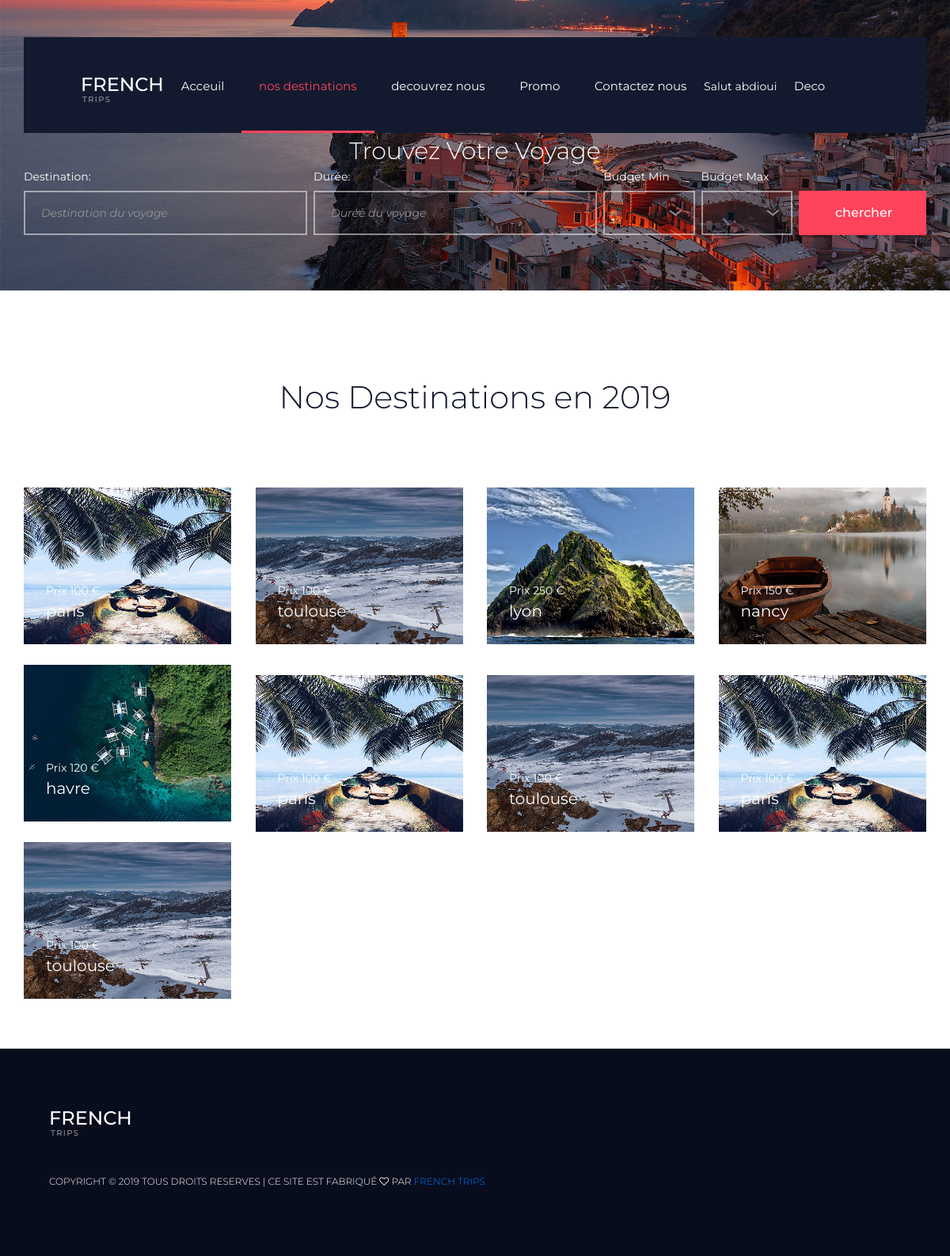
The page /nos_destinations.php (signed in) on the database its author committed.
### tables this page shows
CREATE TABLE `voyage` (
  `id_voyage` int(11) NOT NULL,
  `id_user` int(11) NOT NULL,
  `prix` int(11) NOT NULL,
  `ville` varchar(50) NOT NULL,
  `categorie` varchar(50) NOT NULL,
  `duree` int(11) NOT NULL,
  `pays` varchar(50) NOT NULL,
  `nbr_personne` int(11) NOT NULL,
  `nbr_nuit` int(11) NOT NULL,
  `star_hotel` int(11) NOT NULL,
  `description` longtext NOT NULL,
  `promo` tinyint(1) NOT NULL DEFAULT '0',
  `promo_pourcentage` int(11) NOT NULL DEFAULT '0',
  `special_offre` tinyint(1) NOT NULL DEFAULT '0',
  `annee` int(11) NOT NULL,
  `top` tinyint(1) NOT NULL DEFAULT '0',
  `image` varchar(50) NOT NULL
);

### Traitement/model.php (the view, shortened to what this page needs)
<?php
	function getConnexion(){
		$servername = "127.0.0.1";
		$username = "root";
		$data_base ="frenchtrips";
		$password = "";
		$conn = new mysqli($servername, $username, $password,$data_base);
		return $conn;
	}
	function getAllVoyage(){
		$con = getConnexion();
	 	$stat = $con->query("SELECT * FROM voyage");
	  	if($stat->num_rows > 0 ){
		    while($row = $stat->fetch_assoc()) {
		        echo "
		        	<div class=\"popular_item\">
						<a href=\"details.php?id_Voyage=$row[id_voyage]\">
							<img style=\" width:262px; height:198px;\" src=\"$row[image]\" alt=\"image by Egzon Bytyqi\">
							<div class=\"popular_item_content\">
								<div class=\"popular_item_price\">Prix $row[prix] €</div>
								<div class=\"popular_item_title\">$row[ville]</div>
							</div>
						</a>
					</div>
		        ";
		    }
		}
		elseif($stat->num_rows == 0){
			echo "Partie top voyage est vide pour le moment";
		}
	}
?>

### nos_destinations.php (shortened to what this page needs)
<?php
	$nom = $_SESSION['user'];
?>
<!DOCTYPE html>
<html lang="en">
<head>
<link rel="stylesheet" type="text/css" href="styles/bootstrap4/bootstrap.min.css">
<link href="plugins/font-awesome-4.7.0/css/font-awesome.min.css" rel="stylesheet" type="text/css">
<link rel="stylesheet" type="text/css" href="plugins/OwlCarousel2-2.2.1/owl.carousel.css">
<link rel="stylesheet" type="text/css" href="plugins/OwlCarousel2-2.2.1/owl.theme.default.css">
<link rel="stylesheet" type="text/css" href="plugins/OwlCarousel2-2.2.1/animate.css">
<link href="plugins/magnific-popup/magnific-popup.css" rel="stylesheet" type="text/css">
<link rel="stylesheet" type="text/css" href="styles/main_styles.css">
<link rel="stylesheet" type="text/css" href="styles/responsive.css">
</head>
<body>
<div class="super_container">
	<header class="header">
		<div class="container">
			<div class="row">
				<div class="col">
					<div class="header_container d-flex flex-row align-items-center justify-content-start">
						<div class="logo_container">
							<div class="logo">
								<div>French</div>
								<div>Trips</div>
							</div>
						</div>
						<nav class="">
							<ul class="main_nav_list">
								<li class="main_nav_item"><a href="acceuil.php">Acceuil</a></li>
								<li class="main_nav_item active"><a href="nos_destinations.php">nos destinations</a></li>
								<li class="main_nav_item"><a href="decouvrez_nous.php">decouvrez nous</a></li>
								<li class="main_nav_item"><a href="promo.php">Promo</a></li>
								<li class="main_nav_item"><a href="contactez_nous.php">Contactez nous</a></li>
								<li class="main_nav_item" style="color: white;">Salut <?php echo"$nom"; ?> </li>
								<li class="main_nav_item"><a href="Deconnection.php">Deco</a></li>
							</ul>
						</nav>
					</div>
				</div>
			</div>
		</div>
	</header>
	<div class="home1">
		<div class="home_background" style=" background-image:url(images/home.jpg)"></div>
		<div class="find">
			<br><br><br><br><br>
			<div class="container">
				<div class="col-12">
					<div class="find_title text-center">Trouvez Votre Voyage</div>
				</div>
				<form action="ChercherVoyage.php" method="POST" id="find_form" class="find_form d-flex flex-md-row flex-column align-items-md-center align-items-start justify-content-md-between justify-content-start flex-wrap">
					<div class="find_item">
						<div>Destination:</div>
						<input type="text" id="destination" name="destination" class="destination find_input" required="required" placeholder="Destination du voyage">
					</div>
					<div class="find_item">
						<div>Durée:</div>
						<input type="text" id="duree" name="duree" class="duree find_input" required="required" placeholder="Durée du voyage">
					</div>
					<div class="find_item" style="color: white;">
						<div>Budget Min</div>
						<select name="min_budget" id="min_budget" class="dropdown_item_select find_input">
							<option>&nbsp;</option>
						</select>
					</div>
					<div class="find_item">
						<div>Budget Max</div>
						<select name="max_budget" id="max_budget" class="dropdown_item_select find_input" style="color: white;">
							<option>&nbsp;</option>
						</select>
					</div>
					<input type="submit" name="chercher" value="chercher" class="button find_button">
				</form>
			</div>
		</div>
	</div>
	<div class="popular">
		<div class="container">
			<div class="row">
				<div class="col">
					<div class="section_title text-center">
						<h2>Nos Destinations en 2019</h2>
					</div>
				</div>
			</div>
			<div class="row">
				<div class="col">
					<div class="popular_content d-flex flex-md-row flex-column flex-wrap align-items-md-center align-items-start justify-content-md-between justify-content-start">
						<?php
 							require_once('Traitement/model.php');
							getAllVoyage();
						?>
					</div>
				</div>
			</div>
		</div>
	</div>
	<div class="row"><br><br><br></div>
	<footer class="footer">
		<div class="container">
			<div class="logo">
				<div>French</div>
				<div>Trips</div>
				<div class="copyright">Copyright &copy;
					TOUS DROITS RESERVES | CE SITE EST FABRIQUÉ
					<i class="fa fa-heart-o" aria-hidden="true"></i> PAR
					<a href="" target="_blank">French Trips</a>
				</div>
			</div>
		</div>
	</footer>
</div>
</body>
</html>

### rows shown on the page
voyage: image (picture), prix "100", ville "paris"
voyage: image (picture), prix "100", ville "toulouse"
voyage: image (picture), prix "250", ville "lyon"
voyage: image (picture), prix "150", ville "nancy"
voyage: image (picture), prix "120", ville "havre"
voyage: image (picture), prix "100", ville "paris"
voyage: image (picture), prix "100", ville "toulouse"
voyage: image (picture), prix "100", ville "paris"
voyage: image (picture), prix "100", ville "toulouse"

### other values the page prints
$nom "abdioui"
